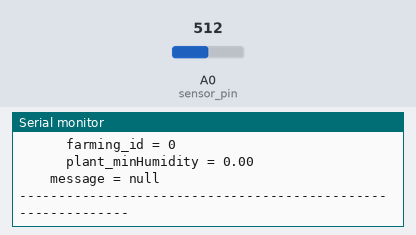
A sketch run on a simulated ESP8266 (NodeMCU). On the bench: the last lines printed to the serial monitor. The test bench sets the inputs (shaded band); at power-on: A0 (sensor_pin) = 512. WiFi joins after 1.5 s; servers stay silent unless stated; uploads are accepted with an empty reply.

Above: at 3.1 s.
3.2 s: A0 (sensor_pin) set to 716
At 5.7 s:
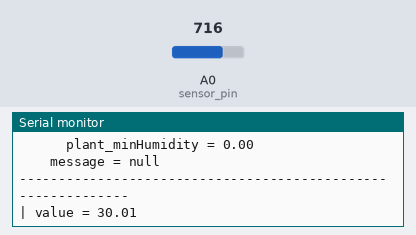
9.4 s: A0 (sensor_pin) set to 900
At 17.17 s:
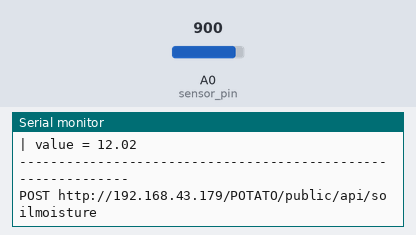

The sketch:

potato.ino
```cpp
#include <ESP8266WiFi.h>
#include <ESP8266HTTPClient.h>
#include <ArduinoJson.h>

//POTATO MICRO CONTROLLER

// Key
const char*   apiKey    = "mc.potato.app";
const char*   code      = "mcodeA2";

// Controller
const int     BaudRate        = 9600;

// Capacitive Soil Moisture Sensor 1
const int     sensor_pin      = A0;
const int     getEvery        = 3000;
const int     postEvery       = 15000;

// WiFi var
const char*   ssid            = "Xiaomi";
const char*   pass            = "12341234";

// Server
const String  server          = "http://192.168.43.179/POTATO/public/api";

// Flexible Variable
int           minute          = 0;
String        farming_id      = "0";
float         plant_minHu     = 0;
boolean       hasStoreWatering= false;
String        watering_id     = "";

// CONNECT
void WiFiConnect() {
  WiFi.begin(ssid, pass);
  while (WiFi.status() != WL_CONNECTED) {
    delay(500);
    Serial.print(".");
  }
  Serial.println(".");
  Serial.print("Connected to WiFi network with IP Address: ");
  Serial.println(WiFi.localIP());
  Serial.println(".");
}

// SENSOR
float getSoilMoisture() {
  return (100.00 - ((analogRead(sensor_pin)/1023.00) * 100.00));
}

// HTTP
String httpGET(char* server) {
  HTTPClient http;
  http.begin(server);
  int httpCode = http.GET();
  String payload = httpCode>0 ? http.getString() : "undefined";
  http.end();
  return payload;
}

String httpPOST(String server, String data) {
  HTTPClient http;
  http.begin(server);
  http.addHeader("Content-Type", "application/x-www-form-urlencoded");
  int httpCode = http.POST(data);
  String payload = httpCode>0 ? http.getString() : "undefined";
  http.end();
  return payload;
}

String httpPUT(String server, String data) {
  HTTPClient http;
  http.begin(server);
  http.addHeader("Content-Type", "application/x-www-form-urlencoded");
  int httpCode = http.PUT(data);
  String payload = httpCode>0 ? http.getString() : "undefined";
  http.end();
  return payload;
}

// Api
void postSetupAPI() {
  Serial.println("\n-------------------------------------------------------------");
  String apiURL = server+"/setup";
  Serial.println("");
  Serial.print("POST ");
  Serial.println(apiURL);
  String postData = (String)"apiKey="+apiKey + "&code="+code;
  String response = httpPOST(apiURL, postData);

  DynamicJsonDocument root(128);
  deserializeJson(root, response);

  String raw_status = root["status"];
  int raw_farming_id = root["data"]["farming_id"];
  float raw_plant_minHu = root["data"]["plant_minHumidity"];
  String raw_message = root["message"];

  Serial.println("--APIsetup--");
  Serial.println("  response : ");
  Serial.print("    status = ");
  Serial.println(raw_status);
  Serial.println("    data : ");
  Serial.print("      farming_id = ");
  Serial.println(raw_farming_id);
  Serial.print("      plant_minHumidity = ");
  Serial.println(raw_plant_minHu);
  Serial.print("    message = ");
  Serial.println(raw_message);
  Serial.println("");

  farming_id = (String)raw_farming_id;
  plant_minHu = raw_plant_minHu;
  Serial.println("-------------------------------------------------------------\n");
}

void postSoilMoistureAPI(float value) {
  Serial.println("\n-------------------------------------------------------------");
  String apiURL = server+"/soilmoisture";
  Serial.println("");
  Serial.print("POST ");
  Serial.println(apiURL);
  String postData = (String)"apiKey="+apiKey + "&farming_id="+farming_id + "&value="+value;
  String response = httpPOST(apiURL, postData);

  DynamicJsonDocument root(128);
  deserializeJson(root, response);

  String raw_status = root["status"];
  String raw_message = root["message"];

  Serial.println("--APIpostSoilMoisture--");
  Serial.println("  response : ");
  Serial.print("    status = ");
  Serial.println(raw_status);
  Serial.print("    message = ");
  Serial.println(raw_message);
  Serial.println("");
  Serial.println("-------------------------------------------------------------\n");
}

void postWateringAPI() {
  Serial.println("\n-------------------------------------------------------------");
  String apiURL = server+"/watering";
  Serial.println("");
  Serial.print("POST ");
  Serial.println(apiURL);
  String postData = (String)"apiKey="+apiKey + "&farming_id="+farming_id;
  String response = httpPOST(apiURL, postData);

  DynamicJsonDocument root(128);
  deserializeJson(root, response);

  String raw_status = root["status"];
  int raw_watering_id = root["data"]["watering_id"];
  String raw_message = root["message"];

  Serial.println("--APIpostWatering--");
  Serial.println("  response : ");
  Serial.print("    status = ");
  Serial.println(raw_status);
  Serial.println("    data : ");
  Serial.print("      watering_id = ");
  Serial.println(raw_watering_id);
  Serial.print("    message = ");
  Serial.println(raw_message);
  Serial.println("");

  watering_id = (String)raw_watering_id;
  hasStoreWatering = true;
  Serial.println("-------------------------------------------------------------\n");
}

void putWateringAPI() {
  Serial.println("\n-------------------------------------------------------------");
  String apiURL = server+"/watering/"+watering_id;
  Serial.println("");
  Serial.print("PUT ");
  Serial.println(apiURL);
  String postData = (String)"apiKey="+apiKey;
  String response = httpPUT(apiURL, postData);

  DynamicJsonDocument root(128);
  deserializeJson(root, response);

  String raw_status = root["status"];
  String raw_message = root["message"];

  Serial.println("--APIpostWatering--");
  Serial.println("  response : ");
  Serial.print("    status = ");
  Serial.println(raw_status);
  Serial.print("    message = ");
  Serial.println(raw_message);
  Serial.println("");

  watering_id = "";
  hasStoreWatering = false;
  Serial.println("-------------------------------------------------------------\n");
}

// CORE (PRODUCTION)
void core() {
  delay(getEvery);
  minute = minute + getEvery;

  float value = getSoilMoisture();
  Serial.println("| value = " + (String)value);

  if (value < plant_minHu) {
    if (!hasStoreWatering) {
      postWateringAPI();
    }
  }

  if (value > plant_minHu) {
    if (hasStoreWatering) {
      putWateringAPI();
    }
  }

  if (minute >= postEvery) {
    minute = 0;
    postSoilMoistureAPI(value);
  }
}

// SETUP
void setup() {
  Serial.begin(BaudRate);
  WiFiConnect();
  postSetupAPI();
}

// LOOP
void loop() {
  core();
}
```

Measured:
- after the input at 3.2 s, the serial monitor: prints a new line after 1.8 s (image 1)
- after the input at 9.4 s, the serial monitor: prints a new line after 1.6 s (image 2)
